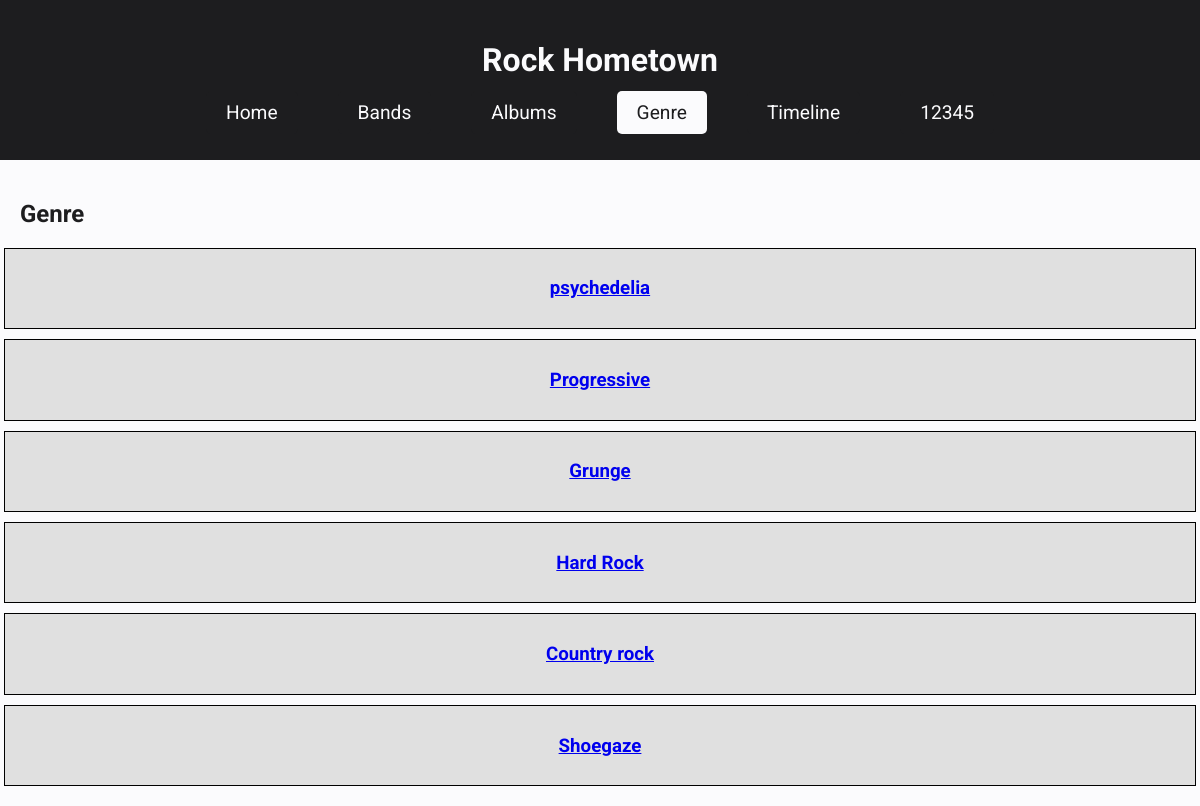
/genre (signed in), run on the app's committed database.
### tables this page shows
CREATE TABLE genre (genre_id INTEGER PRIMARY KEY, genre_name TEXT);

### app.py (the view)
@app.route('/genre')
@login_required
def genre():
    conn = get_db_connection()
    genre = conn.execute('SELECT * FROM genre').fetchall()
    conn.close()
    return render_template('genre.html', genre=genre)

### app.py (called while the page is built)
def get_db_connection():
    conn = sqlite3.connect('music.db', timeout=5)
    conn.row_factory = sqlite3.Row
    return conn

@app.before_request
def require_login():
    protected_routes = ['bands', 'albums', 'timeline', 'genre', 'genre_bands']
    if request.endpoint in protected_routes and 'username' not in session:
        return redirect(url_for('login'))

def login_required(f):
    @wraps(f)
    def decorated_function(*args, **kwargs):
        if 'logged_in' not in session or not session['logged_in']:
            return redirect(url_for('login'))
        return f(*args, **kwargs)
    return decorated_function

### templates/genre.html (shortened to what this page needs)
<!DOCTYPE html>
<html lang="en">
<head>
    <link rel="stylesheet" href="../static/styles.css">
</head>
<body>
    <header>
        <h1>Rock Hometown</h1>
        <nav>
            <ul>
                <li><a href="{{ url_for('index') }}" class="{% if request.endpoint == 'index' %}active{% endif %}">Home</a></li>
                <li><a href="{{ url_for('bands') }}" class="{% if request.endpoint == 'bands' %}active{% endif %}">Bands</a></li>
                <li><a href="{{ url_for('albums') }}" class="{% if request.endpoint == 'albums' %}active{% endif %}">Albums</a></li>
                <li><a href="{{ url_for('genre') }}" class="{% if request.endpoint == 'genre' %}active{% endif %}">Genre</a></li>
                <li><a href="{{ url_for('timeline') }}" class="{% if request.endpoint == 'timeline' %}active{% endif %}">Timeline</a></li>
                <li><a href="{{ url_for('account') }}" class="{% if request.endpoint == 'account' %}active{% endif %}">{{ session['username'] }}</a></li>
            </ul>
        </nav>
    </header>
    <main>
        <section id="genre">
            <h2>Genre</h2>
            <div class="genre-list">
                {% for genre in genre %}
                    <a href="{{ url_for('genre_bands', genre_id=genre['genre_id']) }}" class="genre-item">
                        <h3>{{ genre['genre_name'] }}</h3>
                    </a>
                {% endfor %}
            </div>
        </section>
    </main>
</body>
</html>

### static/styles.css (style rules this page uses)
body { font-family: 'Roboto', sans-serif; margin: 0; background-color: #FBFBFD; color: #1D1D1F; }
header { text-align: center; padding: 20px 0; background-color: #1D1D1F; color: #FBFBFD; }
nav ul { list-style: none; padding: 0; }
nav ul li { display: inline; margin: 0 10px; }
nav ul li a { color: #FBFBFD; text-decoration: none; }
main { padding: 20px; }
.genre-list { display: flex; flex-direction: column; align-items: center; gap: 10px; }
.genre-item { padding: 10px 15px; border: 1px solid #000; width: 100%; text-align: center; background-color: #e0e0e0; transition: background-color 0.3s ease; }
nav ul { list-style: none; padding: 0; display: flex; justify-content: center; gap: 20px; }
nav ul li { display: inline; }
nav ul li a { font-family: 'Roboto', sans-serif; font-size: 1.2em; text-decoration: none; padding: 10px 20px; color: #FBFBFD; background-color: #1D1D1F; border-radius: 5px; transition: background-color 0.3s, color 0.3s; }
nav ul li a.active { background-color: #FBFBFD; color: #1D1D1F; }

### data on the page
genre: genre_name "psychedelia"
genre: genre_name "Progressive"
genre: genre_name "Grunge"
genre: genre_name "Hard Rock"
genre: genre_name "Country rock"
genre: genre_name "Shoegaze"

### other printed values
{{ session['username'] }} "12345"
